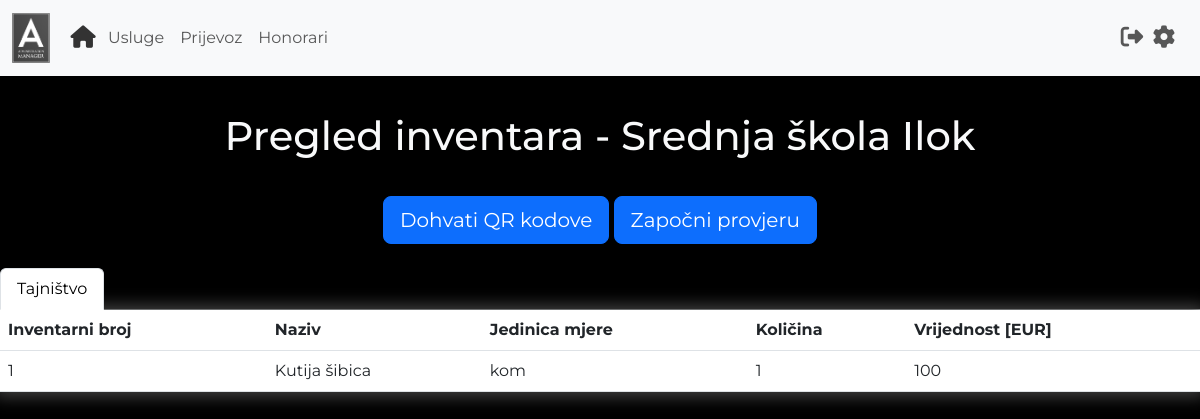
Screenshot of /pregled_inventara (signed in) with the database file from the repository.
### main.py (models this page shows)
class User(UserMixin, db.Model):
    id = db.Column(db.Integer, primary_key=True)
    username = db.Column(db.String(100), unique=True)
    password = db.Column(db.String(100))
    name = db.Column(db.String(100))
    surname = db.Column(db.String(100))
    organisation = db.Column(db.String(100))
    work_address = db.Column(db.String(100))
    home_address = db.Column(db.String(100))
    travel_distance = db.Column(db.Float)
    transportation_fee = db.Column(db.Float)

class Inventory(db.Model):
    id = db.Column(db.Integer, primary_key=True)
    inventory_number = db.Column(db.String(100), unique=True)
    name = db.Column(db.String(100))
    unit = db.Column(db.String(100))
    amount = db.Column(db.String(100))
    value = db.Column(db.String(100))
    location = db.Column(db.String(100))
    organisation = db.Column(db.String(100))
    item_status = db.Column(db.Boolean) #True if inventory check is active and item is checked

### main.py (the view)
@app.route("/pregled_inventara")
@login_required
def pregled_inventara():
    form = InventoryCheckForm()
    if InventoryCheckHistory.query.filter_by(organisation = current_user.organisation).first():
        status = InventoryCheckHistory.query.filter_by(organisation = current_user.organisation).first().inventory_check
    else:
        status = False
    inventory = Inventory.query.filter_by(organisation = current_user.organisation).all()
    locations = []
    inventory_by_location = []
    for item in inventory:
        if item.location not in locations:
            inventory_list = []
            locations.append(item.location)
            for i in Inventory.query.filter_by(organisation=current_user.organisation, location=item.location).all():
                inventory_list.append(i)
            inventory_by_location.append(inventory_list)
    return render_template('pregledInventara.html', organisation = current_user.organisation, locations = locations, data = inventory_by_location, status=status, form=form)

### main.py
class InventoryCheckForm(FlaskForm):
    start_check = SubmitField(label='Započni provjeru', id='start_check')
    end_check = SubmitField(label='Završi provjeru', id='finish_check')
    generate_qrs = SubmitField(label='Dohvati QR kodove', id='generate_qrs')

### main.py (called while the page is built)
@login_manager.user_loader
def load_user(user_id):
    return User.query.get(int(user_id))

### templates/pregledInventara.html (shortened to what this page needs)
{% extends "base.html" %}
{% block content %}
{% include 'header.html' %}
<h1 class="text-center text-light" style="margin-top: 3%; margin-bottom: 3%;">
    Pregled inventara - {{organisation}}
</h1>
<div class="text-center" style="margin-bottom: 2%;">
    <form style="display: inline;" action="{{url_for('generate_qr_codes')}}">
{{form.generate_qrs(class='btn btn-lg btn-primary')}}
        </form>
    <form style="display: inline;" action="{{url_for('inventory_check_status')}}">
{% if status == False %}
    {{form.start_check(class='btn btn-lg btn-primary')}}
{% else %}
    {{form.end_check(class='btn btn-lg btn-primary')}}
        </form>
{% endif %}
</div>
<ul class="nav nav-tabs" id="myTab" role="tablist">
    {% for i in range (0, locations|length) %}
    {% if i != 0 %}
    <li class="nav-item" role="presentation">
        <button class="nav-link" id={{locations[i]|replace('
        ','-')+'-tab'}} data-bs-toggle="tab" data-bs-target={{"#"+locations[i]|replace(' ','-')+'-pane'}} type="button"
        role="tab" aria-controls={{locations[i]|replace(' ','-')+'-tab-pane'}} aria-selected="true">
        {{locations[i]}}</button>
    </li>
    {% else %}
    <li class="nav-item" role="presentation">
        <button class="nav-link active" id={{locations[i]|replace('
        ','-')+'-tab'}} data-bs-toggle="tab" data-bs-target={{"#"+locations[i]|replace(' ','-')+'-pane'}} type="button"
        role="tab" aria-controls={{locations[i]|replace(' ','-')+'-tab-pane'}} aria-selected="true">
        {{locations[i]}}</button>
    </li>
    {% endif %}
    {% endfor %}
</ul>
<div class="tab-content" id="myTabContent">
    {% for i in range(0, locations|length) %}
    {% if i != 0 %}
    <div aria-labelledby={{locations[i]|replace('
    ','-')+"-tab"}} class="tab-pane fade text-light" id={{locations[i]|replace(' ','-')+"-pane"}} role="tabpanel"
    tabindex="0">
    {% else %}
    <div aria-labelledby={{locations[i]|replace('
    ','-')+"-tab"}} class="tab-pane fade active show text-light" id={{locations[i]|replace(' ','-')+"-pane"}}
    role="tabpanel" tabindex="0">
    {% endif %}
    <table class="table text-light">
        <thead>
        <tr>
            <th scope="col">Inventarni broj</th>
            <th scope="col">Naziv</th>
            <th scope="col">Jedinica mjere</th>
            <th scope="col">Količina</th>
            <th scope="col">Vrijednost [EUR]</th>
        </tr>
        </thead>
        <tbody>
        {% for item in data[i] %}
        <tr>
            <td> {{item.inventory_number}}</td>
            <td> {{item.name}}</td>
            <td> {{item.unit}}</td>
            <td> {{item.amount}}</td>
            <td> {{item.value}}</td>
        </tr>
        {% endfor %}
        </tbody>
    </table>
</div>
{% endfor %}
{% endblock %}

### static/style.css (style rules this page uses)
body { background-color: black; font-family: 'Montserrat', sans-serif; }
ul { list-style-type: none; list-style-position: inside; }
.table { -moz-box-shadow: 0px 0px 15px 5px #404040; -webkit-box-shadow: 0px 0px 15px 5px #404040; box-shadow: 0px 0px 15px 5px #404040; }

### rows the page displays
User: organisation "Srednja škola Ilok"
Inventory: location "Tajništvo", inventory_number "1", name "Kutija šibica", unit "kom", amount "1", value "100"
